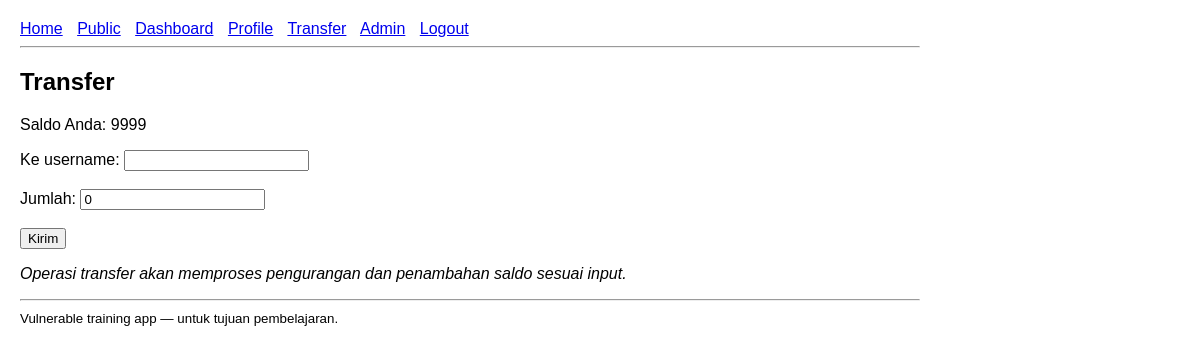
The page /transfer (signed in) on the database as committed earlier.
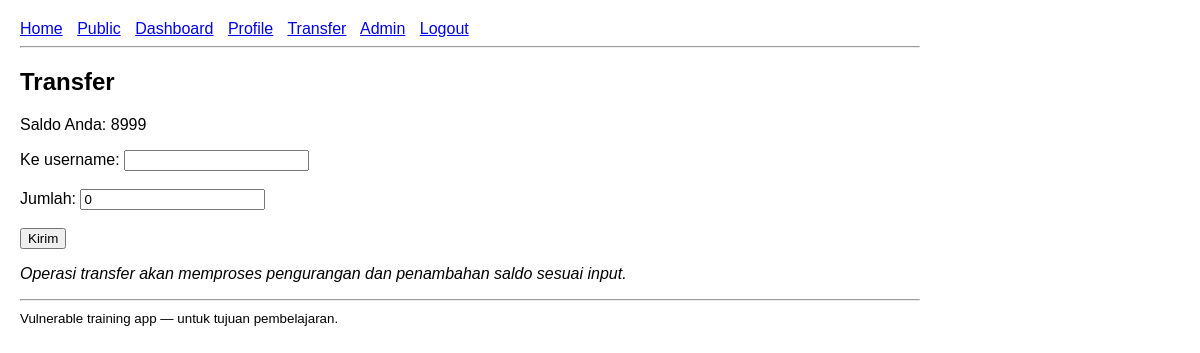
The same page on the database as committed later.
### tables this page shows
CREATE TABLE accounts (
    id INTEGER PRIMARY KEY AUTOINCREMENT,
    user_id INTEGER,
    balance INTEGER,
    FOREIGN KEY(user_id) REFERENCES users(id)
);

### app.py (the view, shortened to what this page needs)
@app.route("/transfer", methods=["GET", "POST"])
@login_required
def transfer():
    db = get_db()
    user_id = session["user_id"]
    account = db.execute("SELECT * FROM accounts WHERE user_id = ?", (user_id,)).fetchone()
    return render_template("transfer.html", account=account)

### app.py (called while the page is built)
def get_db():
    db = getattr(g, "_database", None)
    if db is None:
        db = g._database = sqlite3.connect(DATABASE)
        db.row_factory = sqlite3.Row
    return db

@app.teardown_appcontext
def close_connection(exc):
    db = getattr(g, "_database", None)
    if db is not None:
        db.close()

def login_required(fn):
    from functools import wraps
    @wraps(fn)
    def wrapper(*args, **kwargs):
        if "user_id" not in session:
            return redirect(url_for("login"))
        return fn(*args, **kwargs)
    return wrapper

### templates/transfer.html
{% extends "base.html" %}
{% block content %}
<h2>Transfer</h2>
<p>Saldo Anda: {{ account.balance }}</p>
<form method="post">
  <label>Ke username: <input name="to_user"></label><br><br>
  <label>Jumlah: <input name="amount" type="number" value="0"></label><br><br>
  <button type="submit">Kirim</button>
</form>
<p><em>Operasi transfer akan memproses pengurangan dan penambahan saldo sesuai input.</em></p>
{% endblock %}

Rows that differ between the two databases and show on the page:
changed accounts: balance "9999" → "8999"
